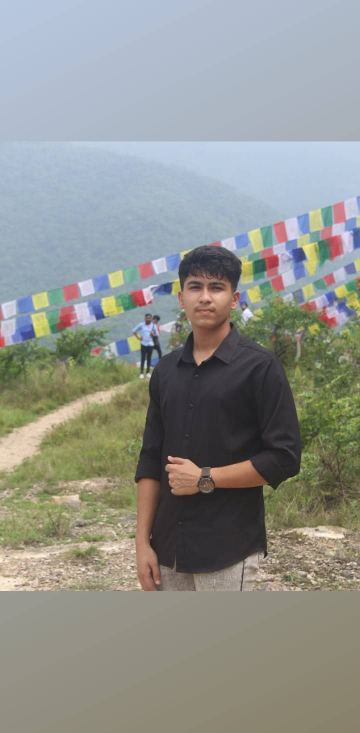
#> input picture opencv/object detection/EdgeDetection/royal.jpg, 720 x 1465 px, given in place of the camera (shown at 1/2 size)
$ python face_detect_1.py
#> lines starting #> are read from the running program, lines starting #| are printed output that depends on the picture; after the words box and inside, x2 and y2 are one past the last pixel; in counts of white or black regions, pixels touching at a corner belong together
import cv2
import numpy as np
cap = cv2.VideoCapture(0)
face_cascade= cv2.CascadeClassifier("object detection\obj_detection_adv\haarcascade_frontalface_alt.xml")
skip = 0
face_data = []   #storing face data
dataset_path = "./object detection/obj_detection_adv/face_dataset/"

file_name = input("Enter the name of person")
#> the answer given: ../EdgeDetection/royal.jpg

while True:
    ret,frame = cap.read()
#> frame is the input picture: shape (1465, 720, 3); mean B, G, R 141, 146.5, 144.2
    gray_frame = cv2.cvtColor(frame,cv2.COLOR_BGR2GRAY)
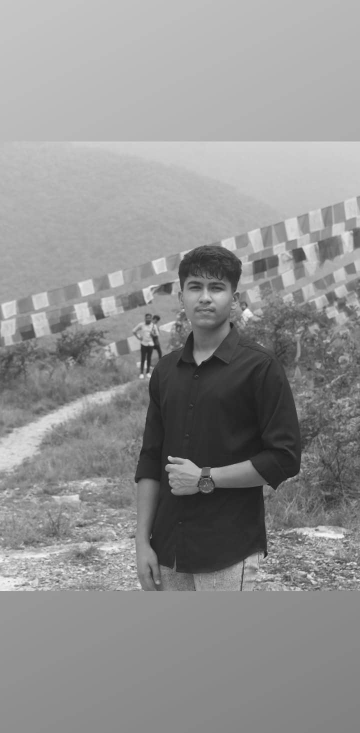
#> gray_frame: shape (1465, 720) (shown at 1/2 size); min 21, max 254, mean 145.2
    faces = face_cascade.detectMultiScale(gray_frame,1.3,5)
#> faces = [[352, 531, 118, 118]]
    if len(faces) ==0:
        continue

    k = 1
    #finding the area(x[2]*x[3]=w*h) of the face and sorting it in descending order
    faces = sorted(faces,key=lambda x:x[2]*x[3],reverse=True)
    skip += 1
    for face in faces:
        x,y,w,h = face
        offset = 5
        face_offset =  frame[y-offset:y+h+offset,x-offset:x+w+offset]
        face_selection = cv2.resize(face_offset,(100,100))

        if skip % 10 ==0:
            face_data.append(face_selection)
            print(len(face_data))
        cv2.imshow(str(k),face_selection)
        k+=1
        cv2.rectangle(frame,(x,y),(x+w,y+h),(0,255,0),2)
#> this loop made 1 pass
#> (x, y, w, h, offset, k) on pass 1: (352, 531, 118, 118, 5, 2)
#> pass 1, `face_offset =  frame[y-offset:y+h+offset,x-offset:x+w+offset]`:
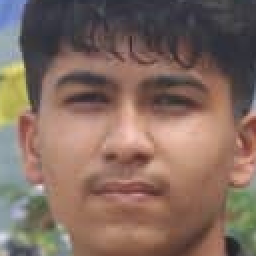
#> face_offset: shape (128, 128, 3) (shown 2 times larger); mean B, G, R 95.9, 106.8, 130.6
#> after the loop:
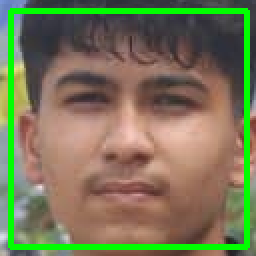
#> face_offset: shape (128, 128, 3) (shown 2 times larger); 8.62% of pixels changed, all inside (x1, y1, x2, y2) = (4, 4, 125, 125)
#> after the loop:
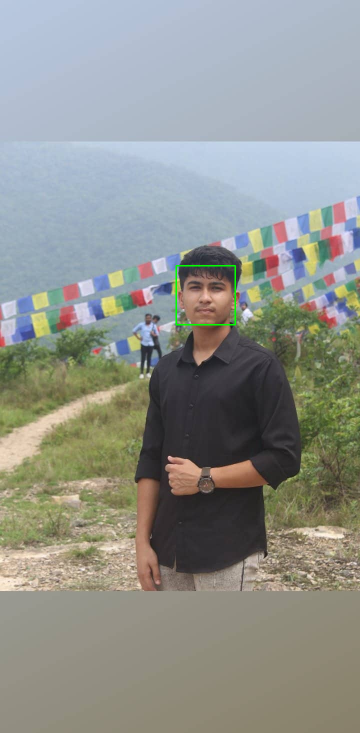
#> frame: shape (1465, 720, 3) (shown at 1/2 size); 0.13% of pixels changed, all inside (x1, y1, x2, y2) = (351, 530, 472, 651)
#> after the loop, face_data = []; k = 2
    cv2.imshow("faces",frame)
    if cv2.waitKey(1) & 0xff==ord("q"):
#> (key q is pressed here)
        break


face_data = np.array(face_data)
#> face_data = empty array
#> (the run stopped early here; a loop or call above may not have finished)
